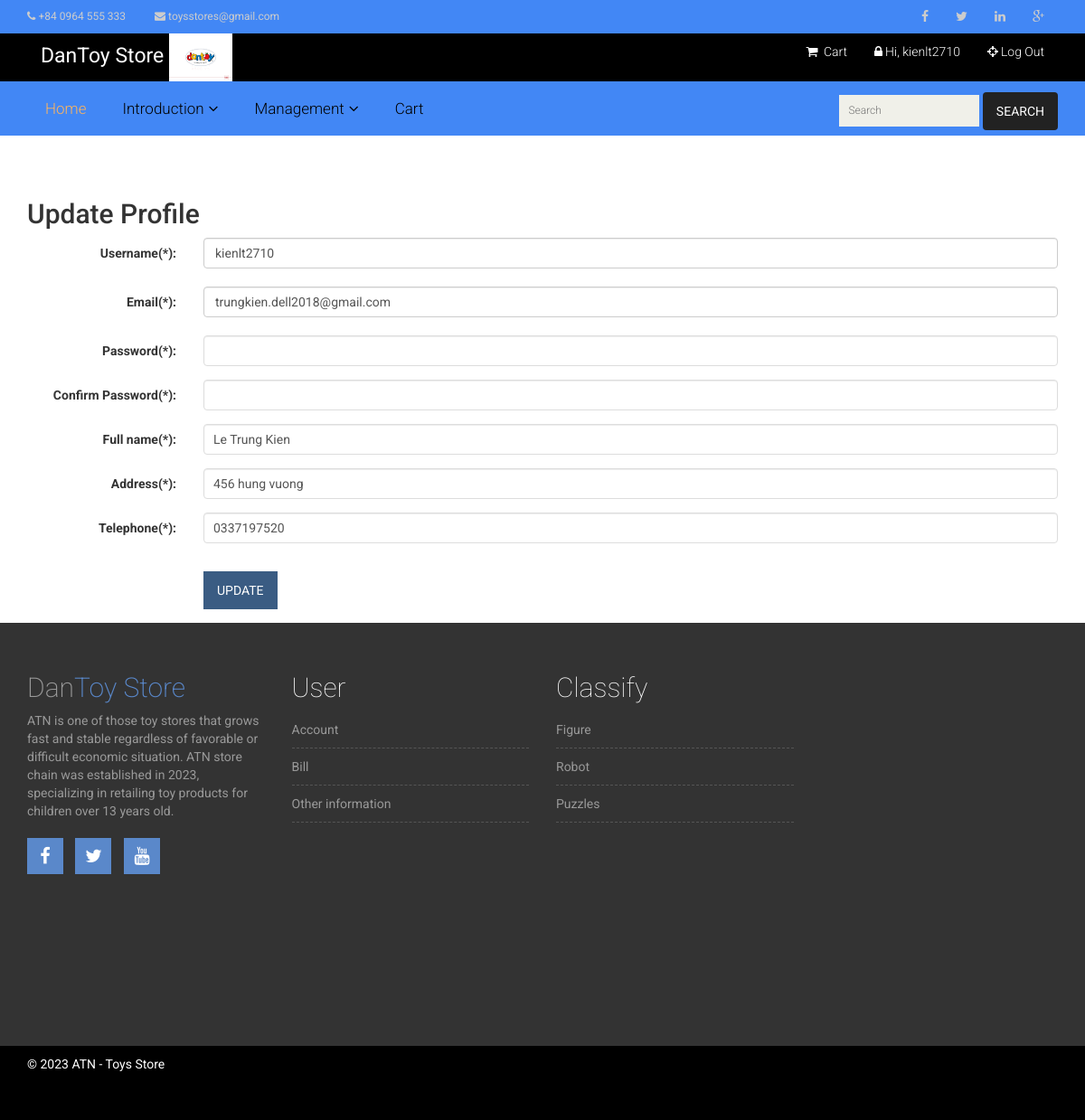
/index.php?page=update_customer (signed in), run on the app's committed database.
### tables this page shows
CREATE TABLE `customer` (
  `Username` varchar(20) NOT NULL,
  `Password` varchar(40) NOT NULL,
  `CustName` varchar(30) NOT NULL,
  `gender` int(11) NOT NULL,
  `Address` varchar(1000) NOT NULL,
  `telephone` varchar(50) NOT NULL,
  `email` varchar(50) NOT NULL,
  `CusDate` int(11) NOT NULL,
  `CusMonth` int(11) NOT NULL,
  `CusYear` int(11) NOT NULL,
  `SSN` varchar(10) DEFAULT NULL,
  `ActiveCode` varchar(100) NOT NULL,
  `state` int(11) NOT NULL
);

### Update_Customer.php (the view, shortened to what this page needs)
<?php
$query = "SELECT CustName, Address, email, telephone
			FROM customer
			WHERE Username = '" . $_SESSION["us"] . "'";
	$result = mysqli_query($conn, $query) or die(mysqli_error($conn));
	$row = mysqli_fetch_array($result, MYSQLI_ASSOC);
	$us = $_SESSION["us"];
	$email = $row["email"];
	$fullname = $row["CustName"];
	$address = $row["Address"];
	$telephone = $row["telephone"];
?>
<div class="container">
<h2>Update Profile</h2>
			 	<form id="form1" name="form1" method="post" action="" class="form-horizontal" role="form">
					<div class="form-group">
                            <label for="lblTenDangNhap" class="col-sm-2 control-label">Username(*):  </label>
							<div class="col-sm-10">
							      <label class="form-control" style="font-weight:400"><?php echo $us; ?></label>
							</div>
                     </div>
                         <div class="form-group">
                            <label for="lblEmail" class="col-sm-2 control-label">Email(*):  </label>
							<div class="col-sm-10">
							       <label class="form-control" style="font-weight:400"><?php echo $email; ?></label>
							</div>
                          </div>
                           <div class="form-group">
                            <label for="lblMatKhau1" class="col-sm-2 control-label">Password(*):  </label>
							<div class="col-sm-10">
							      <input type="password" name="txtPass1" id="txtPass1" class="form-control"/>
							</div>
                            </div>
                             <div class="form-group">
                            <label for="lblMatKhau2" class="col-sm-2 control-label">Confirm Password(*):  </label>
							<div class="col-sm-10">
							      <input type="password" name="txtPass2" id="txtPass2" class="form-control"/>
							</div>
                            </div>
                            <div class="form-group">
                            	<label for="lblHoten" class="col-sm-2 control-label">Full name(*):  </label>
								<div class="col-sm-10">
							      <input type="text" name="txtFullname" id="txtFullname" value="<?php echo $fullname; ?>"
								  class="form-control" placeholder="Enter Fullname, please"/>
								</div>
                            </div>
                             <div class="form-group">
                             <label for="lblDiaChi" class="col-sm-2 control-label">Address(*):  </label>
							<div class="col-sm-10">
							      <input type="text" name="txtAddress" id="txtAddress" value="<?php echo $address; ?>" class="form-control" placeholder="Enter Address, please"/>
							</div>
                            </div>
                            <div class="form-group">
                            <label for="lblDienThoai" class="col-sm-2 control-label">Telephone(*):  </label>
							<div class="col-sm-10">
							      <input type="text" name="txtTel" id="txtTel" value="<?php echo $telephone; ?>" class="form-control" placeholder="Enter Telephone, please" />
							</div>
                            </div>
					<div class="form-group">
						<div class="col-sm-offset-2 col-sm-10">
						      <input type="submit"  class="btn btn-primary" name="btnUpdate" id="btnUpdate" value="Update"/>
						</div>
					</div>
				</form>
</div>

### style.css (style rules this page uses)
h1, h2, h3, h4, h5, h6 { margin: 0 0 15px; }
body { font-family:Arial, Helvetica, sans-serif; }
input[type="text"], input[type="password"], input[type="email"], textarea { border: 1px solid #ddd; padding: 10px; }
input[type="submit"], button[type=submit], input[type="button"] { background: none repeat scroll 0 0 #5a88ca; border: medium none; color: #fff; padding: 11px 20px; text-transform: uppercase; }

### css/responsive.css (style rules this page uses)
@media only screen and (min-width: 992px) and (max-width: 1280px) { input[type="submit"], button[type="submit"], [type="button"] { padding: 11px 15px; } }

### csseshop/main.css (style rules this page uses)
body { font-family: 'Roboto', sans-serif; background:; position: relative; font-weight:400px; }
h1, h2, h3, h4, h5, h6 { font-family: 'Roboto', sans-serif; }
.btn.btn-primary { background:#3A5C83; border: 0 none; border-radius: 0; margin-top: 16px; }

### data on the page
customer: email "trungkien.dell2018@gmail.com", txtFullname "Le Trung Kien", txtAddress "456 hung vuong", txtTel "0337197520"

### other printed values
$_SESSION['us'] "kienlt2710"
$us "kienlt2710"
